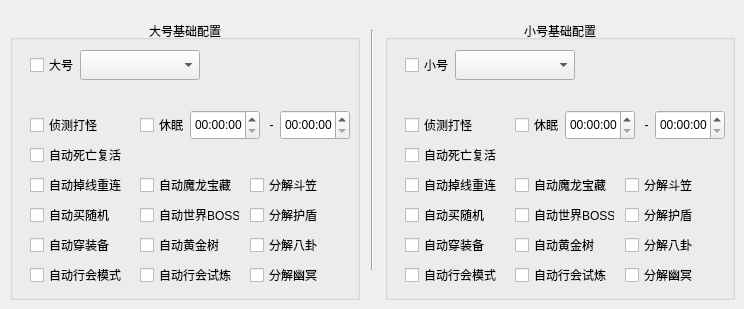
   <widget class="QWidget" name="tabJiChu">
    <attribute name="title">
     <string>基础配置</string>
    </attribute>
    <widget class="Line" name="line_10">
     <property name="geometry">
      <rect>
       <x>370</x>
       <y>30</y>
       <width>5</width>
       <height>240</height>
      </rect>
     </property>
     <property name="orientation">
      <enum>Qt::Orientation::Vertical</enum>
     </property>
    </widget>
    <widget class="QGroupBox" name="groupBoxMaxJinChu">
     <property name="geometry">
      <rect>
       <x>10</x>
       <y>20</y>
       <width>350</width>
       <height>280</height>
      </rect>
     </property>
     <property name="title">
      <string>大号基础配置</string>
     </property>
     <property name="alignment">
      <set>Qt::AlignmentFlag::AlignCenter</set>
     </property>
     <widget class="QCheckBox" name="checkBoxMaxZhenCe">
      <property name="geometry">
       <rect>
        <x>20</x>
        <y>90</y>
        <width>100</width>
        <height>30</height>
       </rect>
      </property>
      <property name="text">
       <string>侦测打怪</string>
      </property>
     </widget>
     <widget class="QCheckBox" name="checkBoxMaxFuHuo">
      <property name="geometry">
       <rect>
        <x>20</x>
        <y>120</y>
        <width>100</width>
        <height>30</height>
       </rect>
      </property>
      <property name="text">
       <string>自动死亡复活</string>
      </property>
     </widget>
     <widget class="QCheckBox" name="checkBoxMaxSuiJi">
      <property name="geometry">
       <rect>
        <x>20</x>
        <y>180</y>
        <width>125</width>
        <height>30</height>
       </rect>
      </property>
      <property name="text">
       <string>自动买随机</string>
      </property>
     </widget>
     <widget class="QCheckBox" name="checkBoxMaxZhuangBei">
      <property name="geometry">
       <rect>
        <x>20</x>
        <y>210</y>
        <width>125</width>
        <height>30</height>
       </rect>
      </property>
      <property name="text">
       <string>自动穿装备</string>
      </property>
     </widget>
     <widget class="QCheckBox" name="checkBoxMaxChongLian">
      <property name="geometry">
       <rect>
        <x>20</x>
        <y>150</y>
        <width>100</width>
        <height>30</height>
       </rect>
      </property>
      <property name="text">
       <string>自动掉线重连</string>
      </property>
     </widget>
     <widget class="QCheckBox" name="checkBoxMaxMoLongBaoZang">
      <property name="geometry">
       <rect>
        <x>130</x>
        <y>150</y>
        <width>100</width>
        <height>30</height>
       </rect>
      </property>
      <property name="text">
       <string>自动魔龙宝藏</string>
      </property>
     </widget>
     <widget class="QCheckBox" name="checkBoxMaxShiJieBoss">
      <property name="geometry">
       <rect>
        <x>130</x>
        <y>180</y>
        <width>100</width>
        <height>30</height>
       </rect>
      </property>
      <property name="text">
       <string>自动世界BOSS</string>
      </property>
     </widget>
     <widget class="QCheckBox" name="checkBoxMaxHuangJinShu">
      <property name="geometry">
       <rect>
        <x>130</x>
        <y>210</y>
        <width>100</width>
        <height>30</height>
       </rect>
      </property>
      <property name="text">
       <string>自动黄金树</string>
      </property>
     </widget>
     <widget class="QCheckBox" name="checkBoxMaxHangHuiShiLian">
      <property name="geometry">
       <rect>
        <x>130</x>
        <y>240</y>
        <width>100</width>
        <height>30</height>
       </rect>
      </property>
      <property name="text">
       <string>自动行会试炼</string>
      </property>
     </widget>
     <widget class="QCheckBox" name="checkBoxMaxEnable">
      <property name="geometry">
       <rect>
        <x>20</x>
        <y>30</y>
        <width>50</width>
        <height>30</height>
       </rect>
      </property>
      <property name="text">
       <string>大号</string>
      </property>
     </widget>
     <widget class="QComboBox" name="comboBoxMaxId">
      <property name="geometry">
       <rect>
        <x>70</x>
        <y>30</y>
        <width>120</width>
        <height>30</height>
       </rect>
      </property>
     </widget>
     <widget class="QLabel" name="labelMaxName">
      <property name="geometry">
       <rect>
        <x>190</x>
        <y>30</y>
        <width>150</width>
        <height>30</height>
       </rect>
      </property>
      <property name="text">
       <string/>
      </property>
     </widget>
     <widget class="QCheckBox" name="checkBoxMaxFenJieDouLi">
      <property name="geometry">
       <rect>
        <x>240</x>
        <y>150</y>
        <width>70</width>
        <height>30</height>
       </rect>
      </property>
      <property name="text">
       <string>分解斗笠</string>
      </property>
     </widget>
     <widget class="QCheckBox" name="checkBoxMaxFenJieHuDun">
      <property name="geometry">
       <rect>
        <x>240</x>
        <y>180</y>
        <width>70</width>
        <height>30</height>
       </rect>
      </property>
      <property name="text">
       <string>分解护盾</string>
      </property>
     </widget>
     <widget class="QCheckBox" name="checkBoxMaxFenJieBaGua">
      <property name="geometry">
       <rect>
        <x>240</x>
        <y>210</y>
        <width>70</width>
        <height>30</height>
       </rect>
      </property>
      <property name="text">
       <string>分解八卦</string>
      </property>
     </widget>
     <widget class="QCheckBox" name="checkBoxMaxFenJieYouMing">
      <property name="geometry">
       <rect>
        <x>240</x>
        <y>240</y>
        <width>70</width>
        <height>30</height>
       </rect>
      </property>
      <property name="text">
       <string>分解幽冥</string>
      </property>
     </widget>
     <widget class="QCheckBox" name="checkBoxMaxHangHuiMode">
      <property name="geometry">
       <rect>
        <x>20</x>
        <y>240</y>
        <width>100</width>
        <height>30</height>
       </rect>
      </property>
      <property name="text">
       <string>自动行会模式</string>
      </property>
     </widget>
     <widget class="QTimeEdit" name="timeEditMaxStart">
      <property name="geometry">
       <rect>
        <x>180</x>
        <y>90</y>
        <width>70</width>
        <height>30</height>
       </rect>
      </property>
     </widget>
     <widget class="QLabel" name="label_32">
      <property name="geometry">
       <rect>
        <x>250</x>
        <y>90</y>
        <width>20</width>
        <height>30</height>
       </rect>
      </property>
      <property name="text">
       <string> -</string>
      </property>
      <property name="alignment">
       <set>Qt::AlignmentFlag::AlignCenter</set>
      </property>
     </widget>
     <widget class="QTimeEdit" name="timeEditMaxEnd">
      <property name="geometry">
       <rect>
        <x>270</x>
        <y>90</y>
        <width>70</width>
        <height>30</height>
       </rect>
      </property>
     </widget>
     <widget class="QCheckBox" name="checkBoxMaxXiuMian">
      <property name="geometry">
       <rect>
        <x>130</x>
        <y>90</y>
        <width>50</width>
        <height>30</height>
       </rect>
      </property>
      <property name="text">
       <string>休眠</string>
      </property>
     </widget>
    </widget>
    <widget class="QGroupBox" name="groupBoxMinJiChu">
     <property name="geometry">
      <rect>
       <x>385</x>
       <y>20</y>
       <width>350</width>
       <height>280</height>
      </rect>
     </property>
     <property name="title">
      <string>小号基础配置</string>
     </property>
     <property name="alignment">
      <set>Qt::AlignmentFlag::AlignCenter</set>
     </property>
     <widget class="QCheckBox" name="checkBoxMinChongLian">
      <property name="geometry">
       <rect>
        <x>20</x>
        <y>150</y>
        <width>100</width>
        <height>30</height>
       </rect>
      </property>
      <property name="text">
       <string>自动掉线重连</string>
      </property>
     </widget>
     <widget class="QCheckBox" name="checkBoxMinFenJieBaGua">
      <property name="geometry">
       <rect>
        <x>240</x>
        <y>210</y>
        <width>70</width>
        <height>30</height>
       </rect>
      </property>
      <property name="text">
       <string>分解八卦</string>
      </property>
     </widget>
     <widget class="QCheckBox" name="checkBoxMinEnable">
      <property name="geometry">
       <rect>
        <x>20</x>
        <y>30</y>
        <width>50</width>
        <height>30</height>
       </rect>
      </property>
      <property name="text">
       <string>小号</string>
      </property>
     </widget>
     <widget class="QCheckBox" name="checkBoxMinZhenCe">
      <property name="geometry">
       <rect>
        <x>20</x>
        <y>90</y>
        <width>100</width>
        <height>30</height>
       </rect>
      </property>
      <property name="text">
       <string>侦测打怪</string>
      </property>
     </widget>
     <widget class="QCheckBox" name="checkBoxMinHuangJinShu">
      <property name="geometry">
       <rect>
        <x>130</x>
        <y>210</y>
        <width>100</width>
        <height>30</height>
       </rect>
      </property>
      <property name="text">
       <string>自动黄金树</string>
      </property>
     </widget>
     <widget class="QCheckBox" name="checkBoxMinZhuangBei">
      <property name="geometry">
       <rect>
        <x>20</x>
        <y>210</y>
        <width>125</width>
        <height>30</height>
       </rect>
      </property>
      <property name="text">
       <string>自动穿装备</string>
      </property>
     </widget>
     <widget class="QCheckBox" name="checkBoxMinShiJieBoss">
      <property name="geometry">
       <rect>
        <x>130</x>
        <y>180</y>
        <width>100</width>
        <height>30</height>
       </rect>
      </property>
      <property name="text">
       <string>自动世界BOSS</string>
      </property>
     </widget>
     <widget class="QLabel" name="labelMinName">
      <property name="geometry">
       <rect>
        <x>190</x>
        <y>30</y>
        <width>150</width>
        <height>30</height>
       </rect>
      </property>
      <property name="text">
       <string/>
      </property>
     </widget>
     <widget class="QCheckBox" name="checkBoxMinMoLongBaoZang">
      <property name="geometry">
       <rect>
        <x>130</x>
        <y>150</y>
        <width>100</width>
        <height>30</height>
       </rect>
      </property>
      <property name="text">
       <string>自动魔龙宝藏</string>
      </property>
     </widget>
     <widget class="QCheckBox" name="checkBoxMinFenJieYouMing">
      <property name="geometry">
       <rect>
        <x>240</x>
        <y>240</y>
        <width>70</width>
        <height>30</height>
       </rect>
      </property>
      <property name="text">
       <string>分解幽冥</string>
      </property>
     </widget>
     <widget class="QComboBox" name="comboBoxMinId">
      <property name="geometry">
       <rect>
        <x>70</x>
        <y>30</y>
        <width>120</width>
        <height>30</height>
       </rect>
      </property>
     </widget>
     <widget class="QCheckBox" name="checkBoxMinFenJieHuDun">
      <property name="geometry">
       <rect>
        <x>240</x>
        <y>180</y>
        <width>70</width>
        <height>30</height>
       </rect>
      </property>
      <property name="text">
       <string>分解护盾</string>
      </property>
     </widget>
     <widget class="QCheckBox" name="checkBoxMinFuHuo">
      <property name="geometry">
       <rect>
        <x>20</x>
        <y>120</y>
        <width>100</width>
        <height>30</height>
       </rect>
      </property>
      <property name="text">
       <string>自动死亡复活</string>
      </property>
     </widget>
     <widget class="QCheckBox" name="checkBoxMinFenJieDouLi">
      <property name="geometry">
       <rect>
        <x>240</x>
        <y>150</y>
        <width>70</width>
        <height>30</height>
       </rect>
      </property>
      <property name="text">
       <string>分解斗笠</string>
      </property>
     </widget>
     <widget class="QCheckBox" name="checkBoxMinSuiJi">
      <property name="geometry">
       <rect>
        <x>20</x>
        <y>180</y>
        <width>125</width>
        <height>30</height>
       </rect>
      </property>
      <property name="text">
       <string>自动买随机</string>
      </property>
     </widget>
     <widget class="QCheckBox" name="checkBoxMinHangHuiMode">
      <property name="geometry">
       <rect>
        <x>20</x>
        <y>240</y>
        <width>100</width>
        <height>30</height>
       </rect>
      </property>
      <property name="text">
       <string>自动行会模式</string>
      </property>
     </widget>
     <widget class="QCheckBox" name="checkBoxMinHangHuiShiLian">
      <property name="geometry">
       <rect>
        <x>130</x>
        <y>240</y>
        <width>100</width>
        <height>30</height>
       </rect>
      </property>
      <property name="text">
       <string>自动行会试炼</string>
      </property>
     </widget>
     <widget class="QTimeEdit" name="timeEditMinEnd">
      <property name="geometry">
       <rect>
        <x>270</x>
        <y>90</y>
        <width>70</width>
        <height>30</height>
       </rect>
      </property>
     </widget>
     <widget class="QTimeEdit" name="timeEditMinStart">
      <property name="geometry">
       <rect>
        <x>180</x>
        <y>90</y>
        <width>70</width>
        <height>30</height>
       </rect>
      </property>
     </widget>
     <widget class="QLabel" name="label_34">
      <property name="geometry">
       <rect>
        <x>250</x>
        <y>90</y>
        <width>20</width>
        <height>30</height>
       </rect>
      </property>
      <property name="text">
       <string> -</string>
      </property>
      <property name="alignment">
       <set>Qt::AlignmentFlag::AlignCenter</set>
      </property>
     </widget>
     <widget class="QCheckBox" name="checkBoxMinXiuMian">
      <property name="geometry">
       <rect>
        <x>130</x>
        <y>90</y>
        <width>50</width>
        <height>30</height>
       </rect>
      </property>
      <property name="text">
       <string>休眠</string>
      </property>
     </widget>
    </widget>
   </widget>
